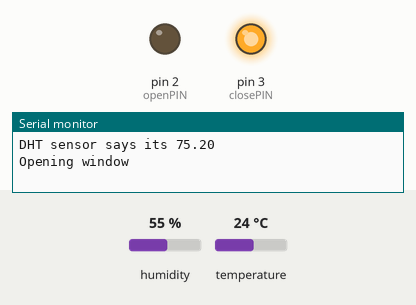
Recording of a sketch running on a simulated Arduino Uno, built with avr-gcc and run on an emulated ATmega328P. Shown: output pins drawn as LEDs (lit = HIGH), the last lines printed to the serial monitor. The inputs (shaded band) are chosen by the test bench; at power-on: humidity 55 %, temperature 24 °C.

Above: at 0.1 s.
At 120.1 s:
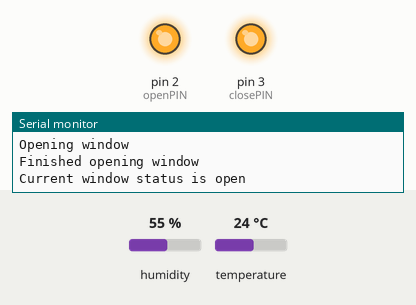
Timing chart, 0 to 121.6 s (numbered marks = the images above):
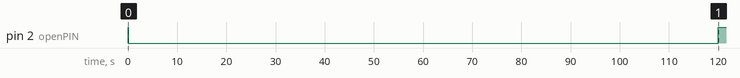

Measured:
- by itself, pin 2 (openPIN): HIGH → LOW at 0.02 s, → HIGH 120 s later

The sketch:

arduino_window_controller.ino
```cpp
#include <DHT.h>
//these are connected to the wires that control the relays for opening and closing the windows
#define openPIN  2
#define closePIN 3
//temp/humidity sensor (dht11 based, digital pin input..)
#define DHTPIN 12
#define DHTTYPE DHT11
// Initialize DHT sensor.
DHT dht(DHTPIN, DHTTYPE);

float h,t,f;
String windowStatus = String("unknown");

void setup() {
  Serial.begin(9600);
  dht.begin();
  pinMode(openPIN, OUTPUT);
  pinMode(closePIN, OUTPUT);
  powerOffWindow();
}

void loop() {
  //get current tempreature/humidity from dht11 sensor, takes about 250ms
  //sensor readings may also be up to 2 seconds 'old' (its a very slow sensor)
  //h = dht.readHumidity();
  t = dht.readTemperature();    // Read temperature as Celsius
  f = dht.readTemperature(true);// Read temperature as Fahrenheit
  if (isnan(h) || isnan(t) || isnan(f)) {// Check if any reads failed and exit early
    Serial.println("Failed to read from DHT sensor!");
    return;
  }else{
    Serial.print("DHT sensor says its ");
    Serial.println(f);
  }
  if(f >= 75 && windowStatus != "open"){
    openWindow();
  }
  if(f <= 70 && windowStatus != "closed"){
    closeWindow();
  }
  Serial.print("Current window status is ");
  Serial.println(windowStatus);
  delay(60000); //one minute
}

void openWindow(){
  Serial.println("Opening window");
  digitalWrite(openPIN, LOW); //oppsite values, because we are using low-level triggered relays
  digitalWrite(closePIN, HIGH);
  delay(60000);
  delay(60000);
  powerOffWindow();
  windowStatus = "open";
  Serial.println("Finished opening window");
}

void closeWindow(){
  Serial.println("Closing window");
  digitalWrite(openPIN, HIGH);
  digitalWrite(closePIN, LOW);
  delay(60000);
  delay(60000);
  powerOffWindow();
  windowStatus = "closed";
  Serial.println("Finished closing window");
}

void powerOffWindow(){
  digitalWrite(openPIN, HIGH);
  digitalWrite(closePIN, HIGH);
}
```
